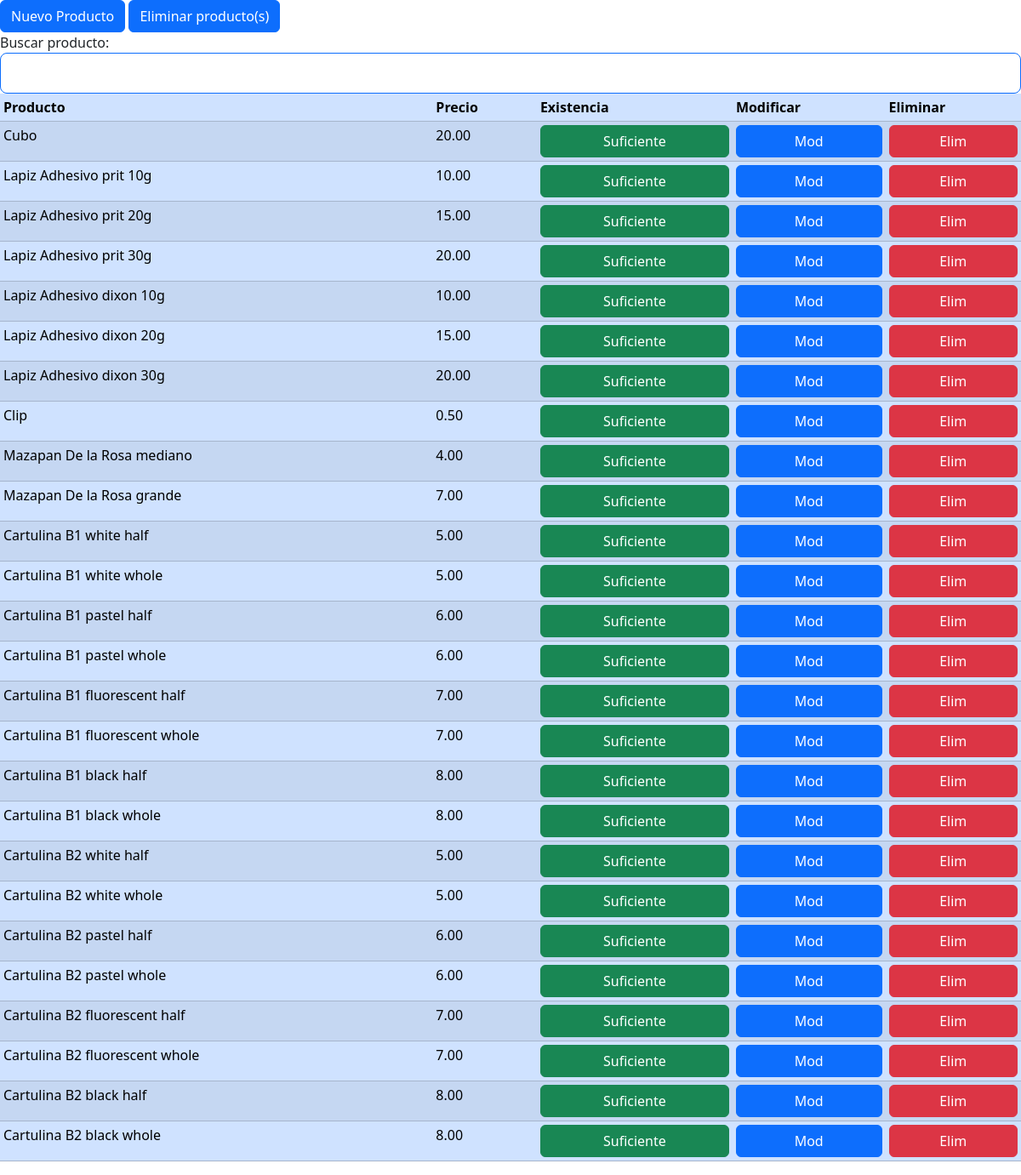
The app's page /, older data.
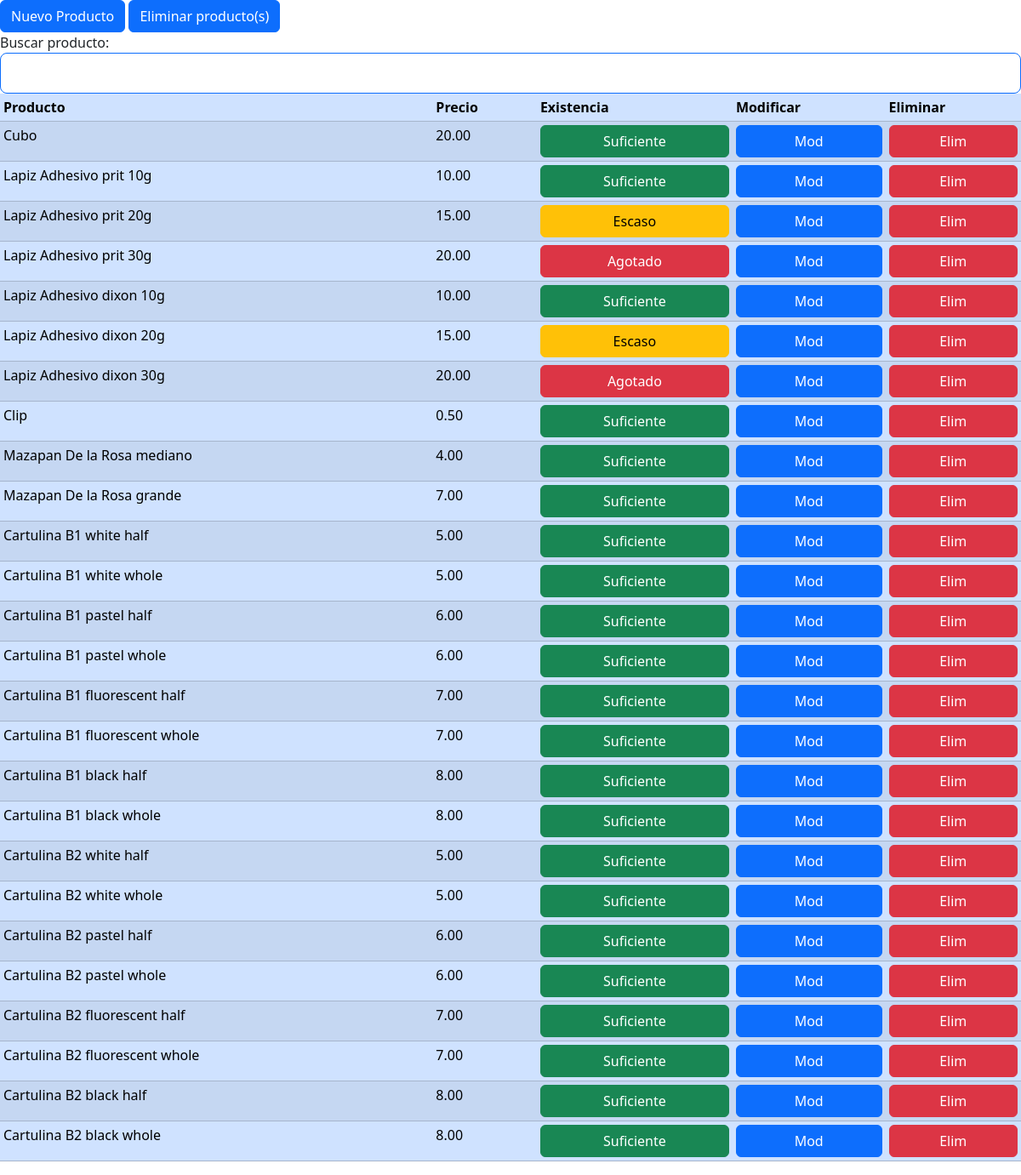
The same page, newer data.
### models.py (models this page shows)
    class BaseModel(Model):
        class Meta:
            database = db

    class ProductVariant(BaseModel):
        brand = TextField(constraints=[SQL("DEFAULT 'no_brand'")])
        color = IntegerField(constraints=[SQL("DEFAULT 'no_color'")])
        existence = ForeignKeyField(column_name='existence_id', constraints=[SQL("DEFAULT 1")], field='id', model=Existence)
        package_content_id = IntegerField(null=True)
        package_is_top = BooleanField(constraints=[SQL("DEFAULT TRUE")])
        package_size = IntegerField(constraints=[SQL("DEFAULT 1")])
        presentation = ForeignKeyField(column_name='presentation_id', constraints=[SQL("DEFAULT 1")], field='id', model=Presentation)
        price = DecimalField(null=True)
        product = ForeignKeyField(column_name='product_id', field='id', model=Product)
        tamano = TextField(constraints=[SQL("DEFAULT 'no_tamano'")])
        class Meta:
            table_name = 'product_variant'
            indexes = (
                (('product', 'brand', 'presentation', 'package_size', 'package_content_id', 'color', 'tamano'), True),
            )

### routes/web.py (the view)
@web_bp.route('/')
def main():
    formatted_variants = []
    query =(
        userdb.ProductVariant.select()
        .where(userdb.ProductVariant.package_content_id.is_null(True))
    )
    for variant in query:
        str_variant = f'{variant.product.name}'
        if variant.brand != dbc.NO_BRAND:
            str_variant += f' {variant.brand}'
        if variant.color != dbc.NO_COLOR:
            str_variant += f' {variant.color}'
        if variant.tamano != dbc.NO_TAMANO:
            str_variant += f' {variant.tamano}'
        formatted_variants.append(str_variant)
    return render_template('product_list.html',
                           query=query,
                           formatted_variants=formatted_variants,
                           existence=existence,
                           zip=zip)

### templates/product_list.html
{% include "page_start.html" %}
<section>
    <button class="btn btn-primary">Nuevo Producto</button>
    <button class="btn btn-primary">Eliminar producto(s)</button>
</section>
<section id="product_list">
    Buscar producto:
    <input id="filter_product_list" type="text"
        class="form-control form-control-lg border-primary">
    <table class="table table-sm table-primary table-striped">
        <thead>
            <tr>
                {% for column in ('Producto', 'Precio', 'Existencia', 'Modificar', 'Eliminar') %}
                    <th>{{ column }}</th>
                {% endfor %}
            </tr>
        </thead>
        <tbody>
            {% for variant, fvariant in zip(query, formatted_variants) %}
                <tr>
                    <td>{{ fvariant }}</td>
                    <td>{{ variant.price|round(2) }}</td>
                    {% if variant.existence_id == existence['plenty'] %}
                        {% set btn_class = 'btn-success' %}
                        {% set btn_msg = 'Suficiente' %}
                    {% elif variant.existence_id == existence['scarce'] %}
                        {% set btn_class = 'btn-warning' %}
                        {% set btn_msg = 'Escaso' %}
                    {% elif variant.existence_id == existence['depleted'] %}
                        {% set btn_class = 'btn-danger' %}
                        {% set btn_msg = 'Agotado' %}
                    {% endif %}
                    <td>
                        <button type="button"
                                value="{{ variant.id }}"
                                class="btn {{ btn_class }} row-button
                                button-existence">
                            {{ btn_msg }}
                        </button>
                    </td>
                    <td>
                        <button type="button"
                                class="row-button btn btn-primary">
                            Mod
                        </button>
                    </td>
                    <td>
                        <button type="button"
                                class="row-button btn btn-danger">
                            Elim
                        </button>
                    </td>
                </tr>
            {% endfor %}
        </tbody>
    </table>
</section>
{% include "page_end.html" %}

Row changes from the older to the newer data that the page shows:
changed ProductVariant (number 2 of 24 on the later page): btn_msg "Suficiente" → "Escaso"
changed ProductVariant (number 3 of 24 on the later page): btn_msg "Suficiente" → "Agotado"
changed ProductVariant (number 5 of 24 on the later page): btn_msg "Suficiente" → "Escaso"
changed ProductVariant (number 6 of 24 on the later page): btn_msg "Suficiente" → "Agotado"
